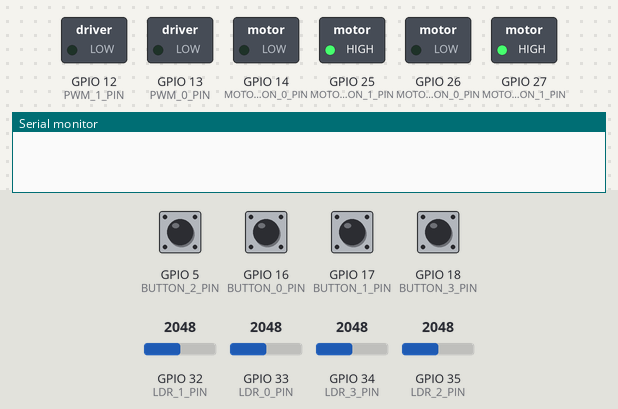
The program below on a simulated ESP32. On the bench: switched loads named in the program (green lamp = pin HIGH), the last lines printed to the serial monitor. The test bench sets the inputs (shaded band); at power-on: GPIO 5 (BUTTON_2_PIN), GPIO 16 (BUTTON_0_PIN), GPIO 17 (BUTTON_1_PIN), GPIO 18 (BUTTON_3_PIN) HIGH, GPIO 32 (LDR_1_PIN) = 2048, GPIO 35 (LDR_2_PIN) = 2048, GPIO 33 (LDR_0_PIN) = 2048, GPIO 34 (LDR_3_PIN) = 2048.

Above: at 1.2 s.
1.3 s: GPIO 16 (BUTTON_0_PIN) pulled LOW for 0.15 s
4.4 s: GPIO 32 (LDR_1_PIN) set to 2866
At 4.88 s:
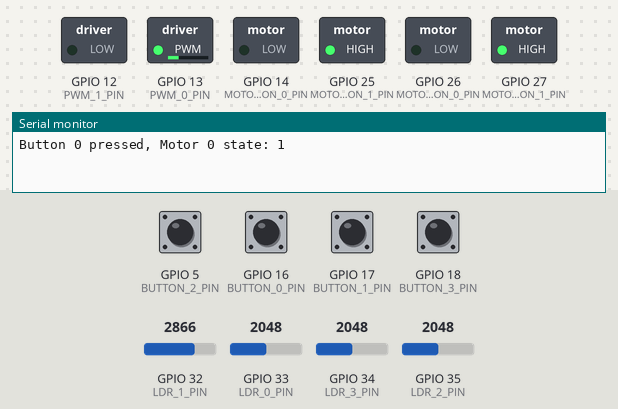
7.4 s: GPIO 35 (LDR_2_PIN) set to 2112
At 7.59 s:
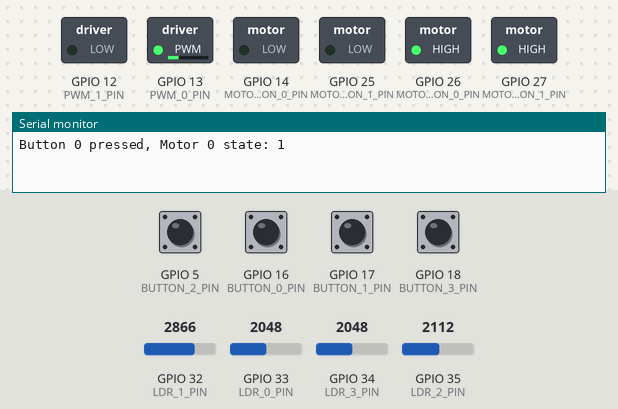
10.4 s: GPIO 33 (LDR_0_PIN) set to 2866
At 10.99 s:
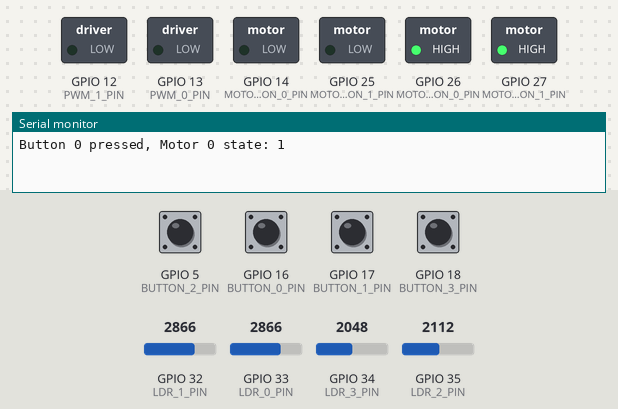
13.4 s: GPIO 17 (BUTTON_1_PIN) pulled LOW for 0.15 s
16.5 s: GPIO 34 (LDR_3_PIN) set to 2177
At 19.04 s:
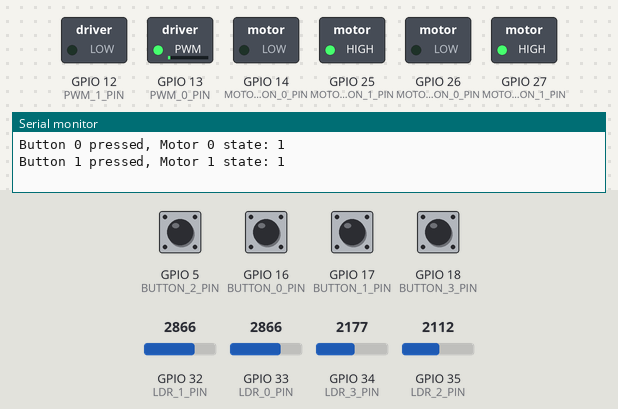
Timing chart, 0 to 20.5 s (numbered marks = the images above; inputs shaded):
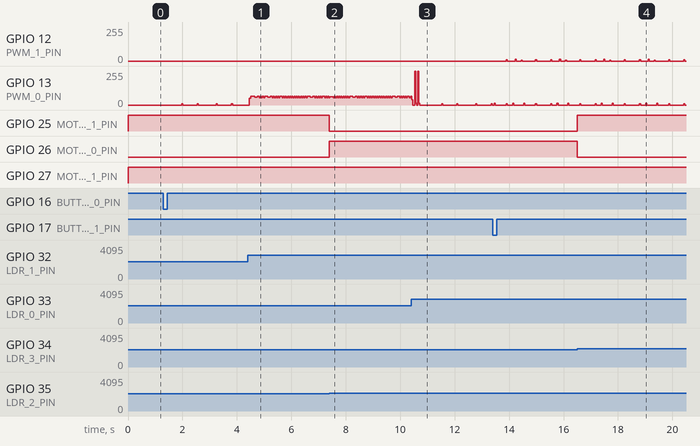

Measured:
- the behaviour switches between 2048 and 2049 on GPIO 35 (LDR_2_PIN) (found by bisection; images 1 and 2)
- the behaviour switches between 2111 and 2112 on GPIO 34 (LDR_3_PIN) (found by bisection; images 3 and 4)
- after the input at 7.4 s, GPIO 25 (MOTOR_1_DIRECTION_1_PIN): HIGH → LOW at once; GPIO 26 (MOTOR_1_DIRECTION_0_PIN): LOW → HIGH at once
- after the input at 16.5 s, GPIO 25 (MOTOR_1_DIRECTION_1_PIN): LOW → HIGH at once; GPIO 26 (MOTOR_1_DIRECTION_0_PIN): HIGH → LOW at once
- by itself, GPIO 12 (PWM_1_PIN): repeats every 1.6 s: 0/255 0.52 s, 11/255 0.04 s, 0/255 0.28 s, 13/255 0.04 s, 0/255 0.18 s, 6/255 0.04 s, 0/255 0.49 s, 11/255 0.04 s
- by itself, GPIO 13 (PWM_0_PIN): repeats every 1.6 s: 0/255 0.52 s, 11/255 0.04 s, 0/255 0.19 s, 13/255 0.04 s, 0/255 0.36 s, 13/255 0.04 s, 0/255 0.40 s, 11/255 0.04 s

The program:

main.cpp
```cpp
#include <Arduino.h>

#define BUTTON_0_PIN 16 // Enable/Disable Button
#define BUTTON_1_PIN 17
#define BUTTON_2_PIN 5
#define BUTTON_3_PIN 18

#define LDR_0_PIN 33 // Right LDR
#define LDR_1_PIN 32 // Left LDR
#define LDR_2_PIN 35 // Up LDR
#define LDR_3_PIN 34 // Down LDR

#define PWM_0_PIN 13 // Right-Left Motor PWM pin
#define MOTOR_0_DIRECTION_0_PIN 14
#define MOTOR_0_DIRECTION_1_PIN 27

#define PWM_1_PIN 12 // Up-Down Motor PWM pin
#define MOTOR_1_DIRECTION_0_PIN 26
#define MOTOR_1_DIRECTION_1_PIN 25

#define MAX_THROTTLE 32 // Maximum throttle level

#define TIME_IN_US 100 // Timer interval in microseconds (0.1ms)
#define DEBOUNCE_DELAY_CYCLES 2000 // Cycles of TIME_IN_US that the button will be ignored (2000 * 0.1ms = 200ms)
#define PWM_CYCLES 100 // Number of cycles (of TIME_IN_US) to consider a PWM cycle (100 * 0.1ms = 10ms)

#define KP_0 0.01 // Proportional gain for the control algorithm
#define KI_0 0.00007 // Integral gain for the control algorithm
#define KD_0 0.00001 // Derivative gain for the control algorithm
#define WINDUP_LIMIT_0 1000 // Integral windup limit for Motor 0

#define KP_1 0.01 // Proportional gain for the control algorithm
#define KI_1 0.00007 // Integral gain for the control algorithm
#define KD_1 0.00001 // Derivative gain for the control algorithm
#define WINDUP_LIMIT_1 1000 // Integral windup limit for Motor 1

int static debounce_0_counter = 0; // Counter for debouncing Button 0
int static debounce_1_counter = 0; // Counter for debouncing Button 1
int static debounce_2_counter = 0; // Counter for debouncing Button 2
int static debounce_3_counter = 0; // Counter for debouncing Button 3

int static ldr_0_value = 0; // Value read from LDR 0
int static ldr_1_value = 0; // Value read from LDR 1
int static ldr_2_value = 0; // Value read from LDR 2
int static ldr_3_value = 0; // Value read from LDR 3

int static motor_0_enable = 0; // Enable state of Motor 0 (0 = off, 1 = on)
int static motor_0_direction = 0; // Direction of Motor 0
int static motor_0_throttle = 0; // Throttle level of Motor 0
int static pwm_0_counter = 0; // Counter for PWM cycles of Motor 0

int static motor_1_enable = 0; // Enable state of Motor 1 (0 = off, 1 = on)
int static motor_1_direction = 0; // Direction of Motor 1
int static motor_1_throttle = 0; // Throttle level of Motor 1
int static pwm_1_counter = 0; // Counter for PWM cycles of Motor 1

float static setpoint_0 = 0; // Desired value for Motor 0 control
float static measured_value_0 = 0; // Measured value for Motor 0 control
float static error_0 = 0; // Current error for Motor 0 control
float static previous_error_0 = 0; // Previous error for Motor 0 control
float static integral_0 = 0; // Integral term for Motor 0 control
float static derivative_0 = 0; // Derivative term for Motor 0 control
float static output_0 = 0; // PID output for Motor 0 control

float static setpoint_1 = 0; // Desired value for Motor 1 control
float static measured_value_1 = 0; // Measured value for Motor 1 control
float static error_1 = 0; // Current error for Motor 1 control
float static previous_error_1 = 0; // Previous error for Motor 1 control
float static integral_1 = 0; // Integral term for Motor 1 control
float static derivative_1 = 0; // Derivative term for Motor 1 control
float static output_1 = 0; // PID output for Motor 1 control

hw_timer_t static *timer = NULL; // Hardware timer

void configPins();
void configInterrupts();
void configTimer();
void button0ISR();
void button1ISR();
void button2ISR();
void button3ISR();
void timerISR();
void readLDRs();
void processThrottleAndDirection();
int calculatePID_0();
int calculatePID_1();
void updateMotor0();
void updateMotor1();

void setup() {
    Serial.begin(115200);
    configPins();
    configInterrupts();
    configTimer();
}

void loop() {
    readLDRs();
    processThrottleAndDirection();
    updateMotor0();
    updateMotor1();
}

void configPins() {
    pinMode(BUTTON_0_PIN, INPUT_PULLUP);
    pinMode(BUTTON_1_PIN, INPUT_PULLUP);
    pinMode(BUTTON_2_PIN, INPUT_PULLUP);
    pinMode(BUTTON_3_PIN, INPUT_PULLUP);

    pinMode(LDR_0_PIN, INPUT);
    pinMode(LDR_1_PIN, INPUT);
    pinMode(LDR_2_PIN, INPUT);
    pinMode(LDR_3_PIN, INPUT);

    pinMode(PWM_0_PIN, OUTPUT);
    pinMode(MOTOR_0_DIRECTION_0_PIN, OUTPUT);
    pinMode(MOTOR_0_DIRECTION_1_PIN, OUTPUT);

    pinMode(PWM_1_PIN, OUTPUT);
    pinMode(MOTOR_1_DIRECTION_0_PIN, OUTPUT);
    pinMode(MOTOR_1_DIRECTION_1_PIN, OUTPUT);
}

void configInterrupts() {
    attachInterrupt(digitalPinToInterrupt(BUTTON_0_PIN), button0ISR, FALLING);
    attachInterrupt(digitalPinToInterrupt(BUTTON_1_PIN), button1ISR, FALLING);
    attachInterrupt(digitalPinToInterrupt(BUTTON_2_PIN), button2ISR, FALLING);
    attachInterrupt(digitalPinToInterrupt(BUTTON_3_PIN), button3ISR, FALLING);
}

void configTimer() {
    timer = timerBegin(0, 80, true); // Use timer 0, prescaler 80 (1 MHz), count up
    timerAttachInterrupt(timer, timerISR, true); // Attach the interrupt service routine
    timerAlarmWrite(timer, TIME_IN_US, true); // Set alarm to TIME_IN_US microseconds, autoreload true
    timerAlarmEnable(timer); // Enable the alarm
}

void button0ISR() {
    if (debounce_0_counter == 0) {
        debounce_0_counter = DEBOUNCE_DELAY_CYCLES; // Set the debounce counter
        motor_0_enable = !motor_0_enable; // Toggle the enable state of Motor 0
        Serial.print("Button 0 pressed, Motor 0 state: ");
        Serial.println(motor_0_enable);
    }
}

void button1ISR() {
    if (debounce_1_counter == 0) {
        debounce_1_counter = DEBOUNCE_DELAY_CYCLES; // Set the debounce counter
        motor_1_enable = !motor_1_enable; // Toggle the enable state of Motor 1
        Serial.print("Button 1 pressed, Motor 1 state: ");
        Serial.println(motor_1_enable);
    }
}

void button2ISR() {
    if (debounce_2_counter == 0) {
        debounce_2_counter = DEBOUNCE_DELAY_CYCLES; // Set the debounce counter

        // DO NOTHING, THIS BUTTON IS NOT USED
    }
}

void button3ISR() {
    if (debounce_3_counter == 0) {
        debounce_3_counter = DEBOUNCE_DELAY_CYCLES; // Set the debounce counter

        // DO NOTHING, THIS BUTTON IS NOT USED
    }
}

void IRAM_ATTR timerISR() {
    if (debounce_0_counter > 0) {
        debounce_0_counter--; // Decrement the debounce counter
    }
    if (debounce_1_counter > 0) {
        debounce_1_counter--; // Decrement the debounce counter
    }
    if (debounce_2_counter > 0) {
        debounce_2_counter--; // Decrement the debounce counter
    }
    if (debounce_3_counter > 0) {
        debounce_3_counter--; // Decrement the debounce counter
    }
    pwm_0_counter++;
    if (pwm_0_counter >= PWM_CYCLES) {
        pwm_0_counter = 0; // Reset the PWM counter after a full cycle
    }
    pwm_1_counter++;
    if (pwm_1_counter >= PWM_CYCLES) {
        pwm_1_counter = 0; // Reset the PWM counter after a full cycle
    }
}

void readLDRs() {
    ldr_0_value = analogRead(LDR_0_PIN);
    ldr_1_value = analogRead(LDR_1_PIN);
    ldr_2_value = analogRead(LDR_2_PIN);
    ldr_3_value = analogRead(LDR_3_PIN);
}

void processThrottleAndDirection() {
    int diff_right_left = ldr_0_value - ldr_1_value;
    if (diff_right_left > 0) {
        motor_0_direction = 0; // Right
    } else {
        motor_0_direction = 1; // Left
    }
    motor_0_throttle = calculatePID_0(); // Use PID to determine throttle

    int diff_up_down = ldr_2_value - ldr_3_value;
    if (diff_up_down > 0) {
        motor_1_direction = 0; // Up
    } else {
        motor_1_direction = 1; // Down
    }
    motor_1_throttle = calculatePID_1(); // Use PID to determine throttle
}

int calculatePID_0() {
    measured_value_0 = ldr_0_value - ldr_1_value; // Current value (difference between LDRs)
    error_0 = setpoint_0 - measured_value_0;
    integral_0 += error_0 * (TIME_IN_US / 1000000.0); // Integrate the error over time
    integral_0 = constrain(integral_0, -WINDUP_LIMIT_0, WINDUP_LIMIT_0); // Prevent integral windup
    derivative_0 = (error_0 - previous_error_0) / (TIME_IN_US / 1000000.0); // Derivative of the error
    output_0 = KP_0 * error_0 + KI_0 * integral_0 + KD_0 * derivative_0;
    previous_error_0 = error_0;
    return min(MAX_THROTTLE, max(1, abs((int)output_0))); // Scale throttle based on PID output
}

int calculatePID_1() {
    measured_value_1 = ldr_2_value - ldr_3_value; // Current value (difference between LDRs)
    error_1 = setpoint_1 - measured_value_1;
    integral_1 += error_1 * (TIME_IN_US / 1000000.0); // Integrate the error over time
    integral_1 = constrain(integral_1, -WINDUP_LIMIT_1, WINDUP_LIMIT_1); // Prevent integral windup
    derivative_1 = (error_1 - previous_error_1) / (TIME_IN_US / 1000000.0); // Derivative of the error
    output_1 = KP_1 * error_1 + KI_1 * integral_1 + KD_1 * derivative_1;
    previous_error_1 = error_1;
    return min(MAX_THROTTLE, max(1, abs((int)output_1))); // Scale throttle based on PID output
}

void updateMotor0() {
    if (motor_0_direction) {
        digitalWrite(MOTOR_0_DIRECTION_0_PIN, LOW);
        digitalWrite(MOTOR_0_DIRECTION_1_PIN, HIGH);
    } else {
        digitalWrite(MOTOR_0_DIRECTION_0_PIN, HIGH);
        digitalWrite(MOTOR_0_DIRECTION_1_PIN, LOW);
    }
    if (motor_0_enable) {
        if (pwm_0_counter < (motor_0_throttle * (PWM_CYCLES / MAX_THROTTLE))) {
            digitalWrite(PWM_0_PIN, HIGH);
        } else {
            digitalWrite(PWM_0_PIN, LOW);
        }
    } else {
        digitalWrite(PWM_0_PIN, LOW);
    }
}

void updateMotor1() {
    if (motor_1_direction) {
        digitalWrite(MOTOR_1_DIRECTION_0_PIN, LOW);
        digitalWrite(MOTOR_1_DIRECTION_1_PIN, HIGH);
    } else {
        digitalWrite(MOTOR_1_DIRECTION_0_PIN, HIGH);
        digitalWrite(MOTOR_1_DIRECTION_1_PIN, LOW);
    }
    if (motor_1_enable) {
        if (pwm_1_counter < (motor_1_throttle * (PWM_CYCLES / MAX_THROTTLE))) {
            digitalWrite(PWM_1_PIN, HIGH);
        } else {
            digitalWrite(PWM_1_PIN, LOW);
        }
    } else {
        digitalWrite(PWM_1_PIN, LOW);
    }
}
```
